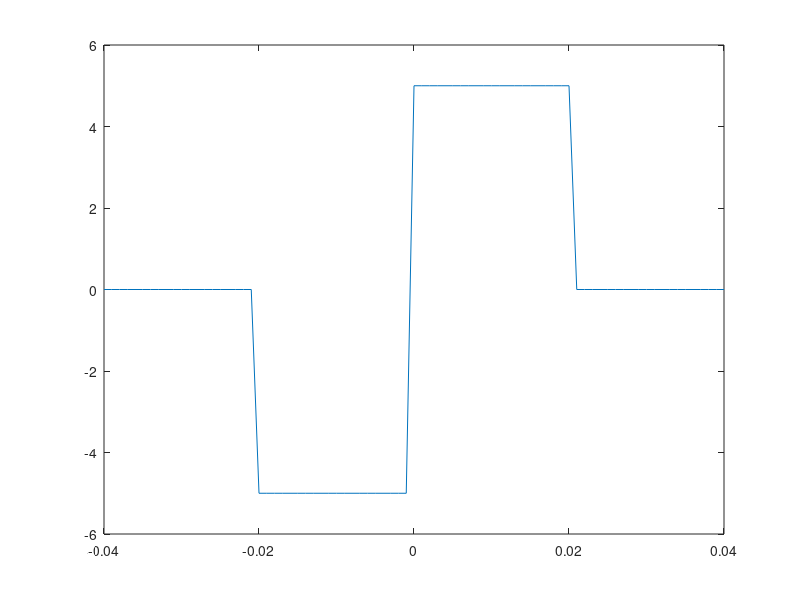
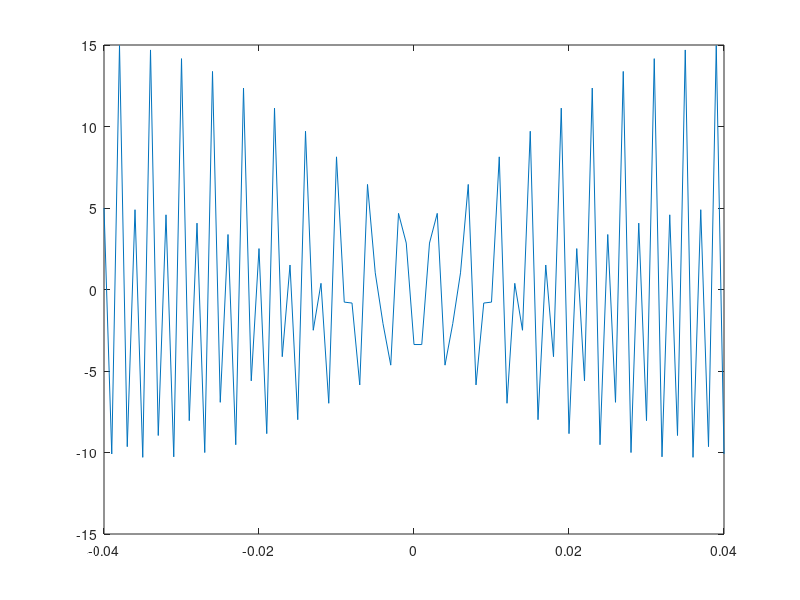

Recreate these plots in MATLAB, in order.
Fs = 1e3;
t = -40e-3:1/Fs:40e-3;
T = 20e-3;
A = 5;
s = -A * rectpuls(t + T/2, T) + A * rectpuls (t-T/2, T);
plot(t, s)
ylim ([-6 6]);
FFT = fft(s);
figure;
plot(t(1:81), FFT(1:81))